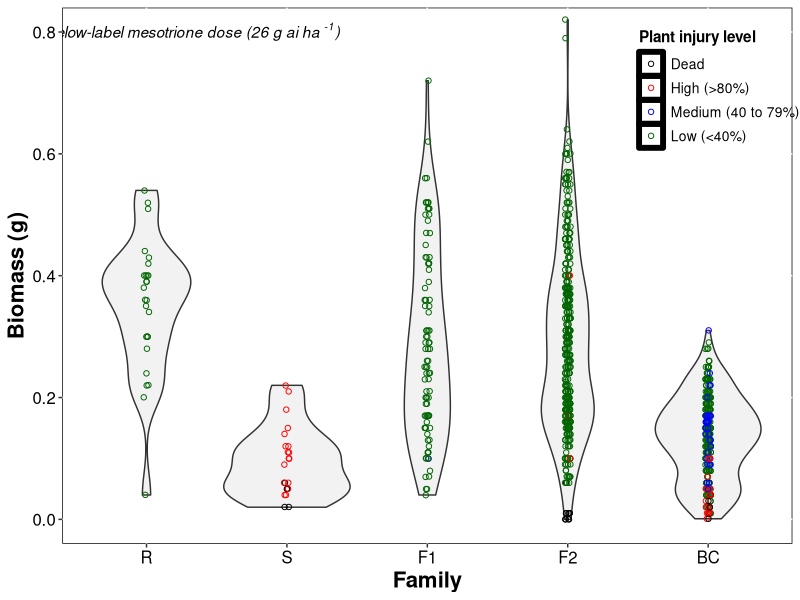

Write the R code that produced this figure. (Note: this script raises an error after producing the figure.)
## ---- chunk 1
library(ggplot2)
## ---- chunk 2
Data=read.csv("Dose26.csv")
str(Data)
head(Data)
## ---- chunk 3
Data$Pedigree <-factor(Data$Pedigree, levels=c("R", "S", "F1", "F2", "BC"), labels=c("R", "S", "F1", "F2", "BC"))


Data$Survival<-factor(Data$Survival, levels=c("Died", "High", "Medium", "Low"), labels=c("Dead", "High (>80%)", "Medium (40 to 79%)", "Low (<40%)"))
## ---- chunk 4
ggplot(Data, aes(y=Biomass, x=Pedigree)) + 
geom_violin(fill="grey95") +
  scale_color_manual(values=c("black", "red", "blue", "darkgreen"), name="Plant injury level") +
geom_jitter(aes(color=Survival), shape=1, width = .02) + 
  labs(fill="", y="Biomass (g)", x="Family") +
  coord_cartesian(ylim = c(0, 0.8)) +
  theme(axis.text=element_text(size=12, color="black"), 
        axis.title=element_text(size=16, face="bold"), 
        panel.background = element_rect(fill="white", color = "black"), 
        panel.grid.major = element_line(color = "white"), 
        panel.grid.minor = element_blank(),
  legend.position=c(0.90,0.85), legend.text = element_text(size = 10, colour = "black"), legend.title = element_text(size = 11, face="bold", colour = "black"), legend.key = element_rect(size=2, fill=NA),
legend.background = element_rect(fill =NA)) +
  annotate("text", x = 1.33, y = 0.8, alpha=1, label =as.character(expression(italic(paste("Below-label mesotrione dose (26 g ai ha "^"-1",")")))), parse=T) + ggsave("26.tiff", units="in", width=10, height=5, dpi=500)
## ---- chunk 5
Data1=read.csv("Dose105.csv")
str(Data1)
## ---- chunk 6
Data1$Pedigree <-factor(Data1$Pedigree, levels=c("R", "S", "F1", "F2", "BC"), labels=c("R", "S", "F1", "F2", "BC"))


Data1$Survival<-factor(Data1$Survival, levels=c("Died", "High", "Medium", "Low"), labels=c("Dead", "High (>80%)", "Medium (40 to 79%)", "Low (<40%)"))
## ---- chunk 7
ggplot(Data1, aes(y=Biomass, x=Pedigree)) + 
geom_violin(fill="grey95") +
  scale_color_manual(values=c("black", "red", "blue", "darkgreen"), name="Plant injury level") +
geom_jitter(aes(color=Survival), shape=1, width = .02) + 
  labs(fill="", y="Biomass (g)", x="Family") +
   coord_cartesian(ylim = c(0, 0.8)) +
  theme(axis.text=element_text(size=12, color="black"), 
        axis.title=element_text(size=16, face="bold"), 
        panel.background = element_rect(fill="white", color = "black"), 
        panel.grid.major = element_line(color = "white"), 
  panel.grid.minor = element_blank(),
  legend.position=c(0.90,0.85), legend.text = element_text(size = 10, colour = "black"), legend.title = element_text(size = 11, face="bold", colour = "black"), legend.key = element_rect(size=2, fill=NA),
legend.background = element_rect(fill =NA)) +
  annotate("text", x = 1.5, y = 0.8, alpha=1, label =as.character(expression(italic(paste("Recommended mesotrione label dose  (105 g ai ha "^"-1",")")))), parse=T) + ggsave("105.tiff", units="in", width=10, height=5, dpi=500)
## ---- chunk 8
Data2=read.csv("Dose420.csv")
str(Data2)
## ---- chunk 9
Data2$Pedigree <-factor(Data2$Pedigree, levels=c("R", "S", "F1", "F2", "BC"), labels=c("R", "S", "F1", "F2", "BC"))


Data2$Survival<-factor(Data2$Survival, levels=c("Died", "High", "Medium", "Low"), labels=c("Dead", "High (>80%)", "Medium (40 to 79%)", "Low (<40%)"))
## ---- chunk 10
ggplot(Data2, aes(y=Biomass, x=Pedigree)) + 
geom_violin(fill="grey95") + 
  scale_color_manual(values=c("black", "red", "blue", "darkgreen"), name="Plant injury level") + 
geom_jitter(aes(color=Survival), shape=1, width = .02) + 
  labs(fill="", y="Biomass (g)", x="Family") + 
   coord_cartesian(ylim = c(0, 0.8)) +
  theme(axis.text=element_text(size=12, color="black"),
        axis.title=element_text(size=16, face="bold"),  
        panel.background = element_rect(fill=NA, color = "black", size=4),  
        panel.grid.major = element_line(color = "white"),  
  panel.grid.minor = element_blank(),
    legend.position=c(0.90,0.85), legend.text = element_text(size = 10, colour = "black"), legend.title = element_text(size = 11, face="bold", colour = "black"), legend.key = element_rect(size=2, fill=NA), 
legend.background = element_rect(fill =NULL)) +
  annotate("text", x = 1.2, y = 0.8, alpha=1, label =as.character(expression(italic(paste("High mesotrione dose (420 g ai ha "^"-1",")")))), parse=T) +  ggsave("420.tiff", units="in", width=10, height=5, dpi=500) 
